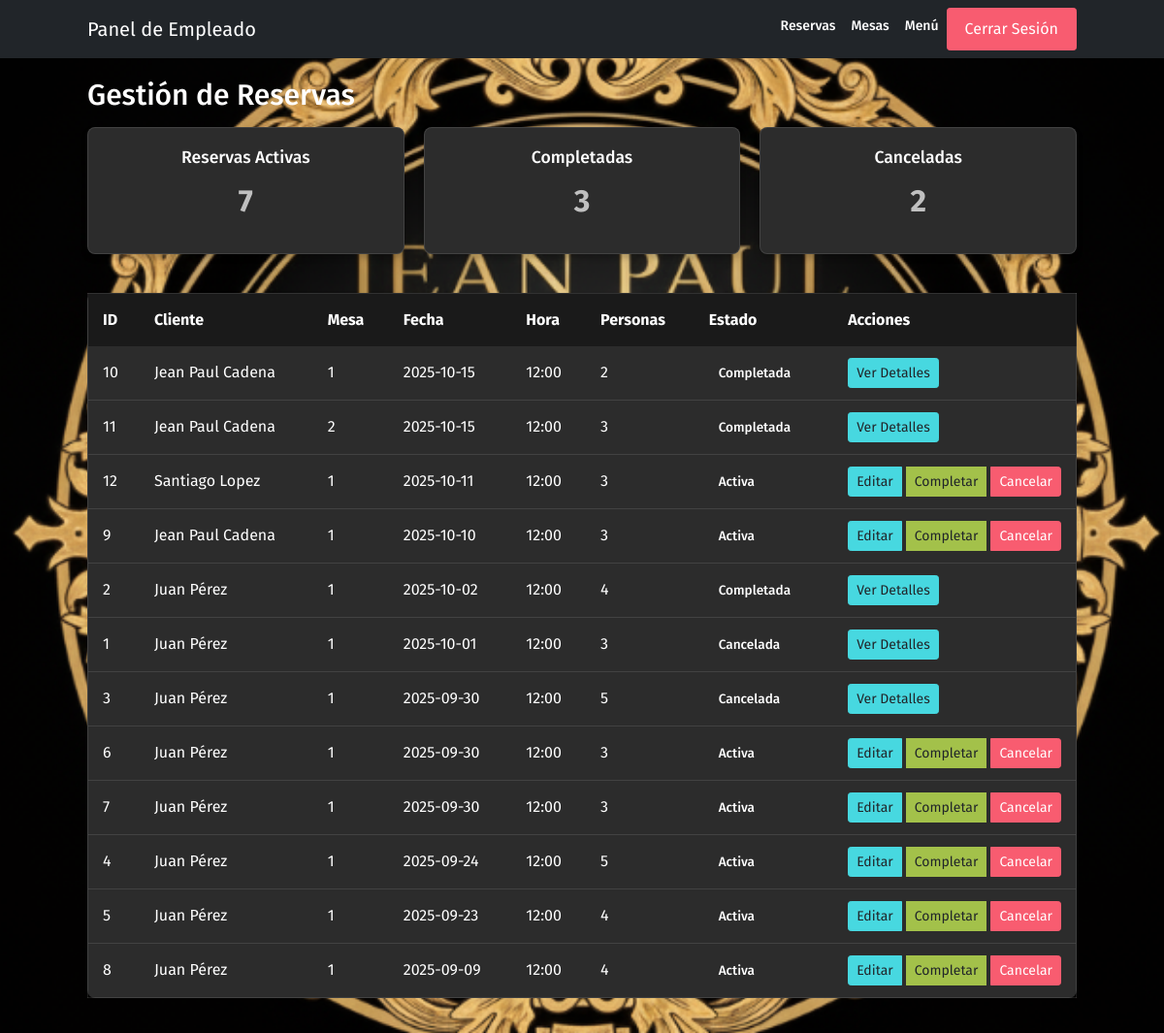
Page /empleado on the committed database.
### tables this page shows
CREATE TABLE reservas (
    id INTEGER PRIMARY KEY AUTOINCREMENT,
    cliente_id INTEGER NOT NULL,
    mesa_id INTEGER NOT NULL,
    fecha DATE NOT NULL,
    hora TIME NOT NULL,
    num_personas INTEGER NOT NULL,
    estado TEXT CHECK (estado IN ('pendiente', 'activa', 'cancelada', 'completada')) DEFAULT 'pendiente',
    fecha_registro TIMESTAMP DEFAULT CURRENT_TIMESTAMP,
    FOREIGN KEY (cliente_id) REFERENCES usuarios(id),
    FOREIGN KEY (mesa_id) REFERENCES mesas(id)
);

### app.py (the view)
@app.route('/empleado')
def empleado():
    reservas = db_manager.get_reservation_stats()
    menu = db_manager.get_menu_stats()
    mesas = db_manager.get_mesa_stats()
    return render_template('empleado.html', title='Panel de Empleado', reservas=reservas, menu=menu, mesas=mesas)

### database.py (called while the page is built)
    def get_connection(self):
        connection = sqlite3.connect(self.db_path)
        connection.row_factory = sqlite3.Row
        return connection

    def get_mesa_stats(self):
        try:
            connection = self.get_connection()
            connection.row_factory = sqlite3.Row
            cursor = connection.cursor()
            cursor.execute("SELECT COUNT(*) as total FROM mesas")
            total = cursor.fetchone()["total"]
            cursor.execute("""
                SELECT id, capacidad, ubicacion, estado
                FROM mesas
                ORDER BY id
            """)
            mesas = [dict(row) for row in cursor.fetchall()]
            cursor.close()
            connection.close()
            return {
                "total": total,
                "lista": mesas
            }
        except sqlite3.Error as e:
            print(f"Error obteniendo estadísticas de las mesas: {e}")
            return None

### templates/empleado.html (shortened to what this page needs)
<!DOCTYPE html>
<html lang="es">
<head>
    <link rel="stylesheet" href="{{ url_for('static', filename='assets/vendors/themify-icons/css/themify-icons.css')}}">
    <link rel="stylesheet" href="{{ url_for('static', filename='assets/css/pigga.css')}}">
</head>
<body>
    <nav class="navbar custom-navbar navbar-expand-sm navbar-dark bg-dark">
        <div class="container">
            <a class="navbar-brand" href="#" style="color: #ffffff !important;">
                Panel de Empleado
            </a>
            <div class="collapse navbar-collapse" id="navbarSupportedContent">
                <ul class="navbar-nav ml-auto">
                    <li class="nav-item">
                        <a class="nav-link" href="#" onclick="showDashboard('reservas')">Reservas</a>
                    </li>
                    <li class="nav-item">
                        <a class="nav-link" href="#" onclick="showDashboard('mesas')">Mesas</a>
                    </li>
                    <li class="nav-item">
                        <a class="nav-link" href="#" onclick="showDashboard('menu')">Menú</a>
                    </li>
                    <li class="nav-item">
                        <button onclick="cerrarSesion()" class="btn btn-danger">Cerrar Sesión</button>
                    </li>
                </ul>
            </div>
        </div>
    </nav>
    <div id="reservas" class="dashboard active">
        <div class="container">
            <h2 class="section-title">Gestión de Reservas</h2>
            <div class="dashboard-stats">
                <div class="stat-card">
                    <h3>Reservas Activas</h3>
                    <p>{{ reservas.activas }}</p>
                </div>
                <div class="stat-card">
                    <h3>Completadas</h3>
                    <p>{{ reservas.completadas }}</p>
                </div>
                <div class="stat-card">
                    <h3>Canceladas</h3>
                    <p>{{ reservas.canceladas }}</p>
                </div>
            </div>
            <div class="table-responsive">
                <table class="admin-table">
                    <thead>
                        <tr>
                            <th>ID</th>
                            <th>Cliente</th>
                            <th>Mesa</th>
                            <th>Fecha</th>
                            <th>Hora</th>
                            <th>Personas</th>
                            <th>Estado</th>
                            <th>Acciones</th>
                        </tr>
                    </thead>
                    <tbody>
                        {% for reserva in reservas.lista %}
                        <tr>
                            <td>{{ reserva.id }}</td>
                            <td>{{ reserva.cliente }}</td>
                            <td>{{ reserva.mesa_id }}</td>
                            <td>{{ reserva.fecha }}</td>
                            <td>{{ reserva.hora }}</td>
                            <td>{{ reserva.num_personas }}</td>
                            <td><span class="status-badge status-{{ reserva.estado }}">{{ reserva.estado|title }}</span>
                            </td>
                            <td>
                                <div class="btn-group">
                                    {% if reserva.estado == 'activa' %}
                                    <button class="btn btn-info btn-sm"
                                        onclick="editarReserva('{{ reserva.id }}')">Editar</button>
                                    <button class="btn btn-success btn-sm"
                                        onclick="updateReservationStatus('{{ reserva.id }}', 'completada')">Completar</button>
                                    <button class="btn btn-danger btn-sm"
                                        onclick="updateReservationStatus('{{ reserva.id }}', 'cancelada')">Cancelar</button>
                                    {% else %}
                                    <button class="btn btn-info btn-sm" onclick="verComprobante('{{ reserva.id }}')">Ver
                                        Detalles</button>
                                    {% endif %}
                                </div>
                            </td>
                        </tr>
                        {% endfor %}
                    </tbody>
                </table>
            </div>
        </div>
    </div>
</body>
</html>

### rows in the picture
reservas: id "10", cliente "Jean Paul Cadena", mesa_id "1", fecha "2025-10-15", hora "12:00", num_personas "2", estado "Completada"
reservas: id "11", cliente "Jean Paul Cadena", mesa_id "2", fecha "2025-10-15", hora "12:00", num_personas "3", estado "Completada"
reservas: id "12", cliente "Santiago Lopez", mesa_id "1", fecha "2025-10-11", hora "12:00", num_personas "3", estado "Activa"
reservas: id "9", cliente "Jean Paul Cadena", mesa_id "1", fecha "2025-10-10", hora "12:00", num_personas "3", estado "Activa"
reservas: id "2", cliente "Juan Pérez", mesa_id "1", fecha "2025-10-02", hora "12:00", num_personas "4", estado "Completada"
reservas: id "1", cliente "Juan Pérez", mesa_id "1", fecha "2025-10-01", hora "12:00", num_personas "3", estado "Cancelada"
reservas: id "3", cliente "Juan Pérez", mesa_id "1", fecha "2025-09-30", hora "12:00", num_personas "5", estado "Cancelada"
reservas: id "6", cliente "Juan Pérez", mesa_id "1", fecha "2025-09-30", hora "12:00", num_personas "3", estado "Activa"
reservas: id "7", cliente "Juan Pérez", mesa_id "1", fecha "2025-09-30", hora "12:00", num_personas "3", estado "Activa"
reservas: id "4", cliente "Juan Pérez", mesa_id "1", fecha "2025-09-24", hora "12:00", num_personas "5", estado "Activa"
reservas: id "5", cliente "Juan Pérez", mesa_id "1", fecha "2025-09-23", hora "12:00", num_personas "4", estado "Activa"
reservas: id "8", cliente "Juan Pérez", mesa_id "1", fecha "2025-09-09", hora "12:00", num_personas "4", estado "Activa"

### other values in the picture
{{ reservas.activas }} "7"
{{ reservas.completadas }} "3"
{{ reservas.canceladas }} "2"
